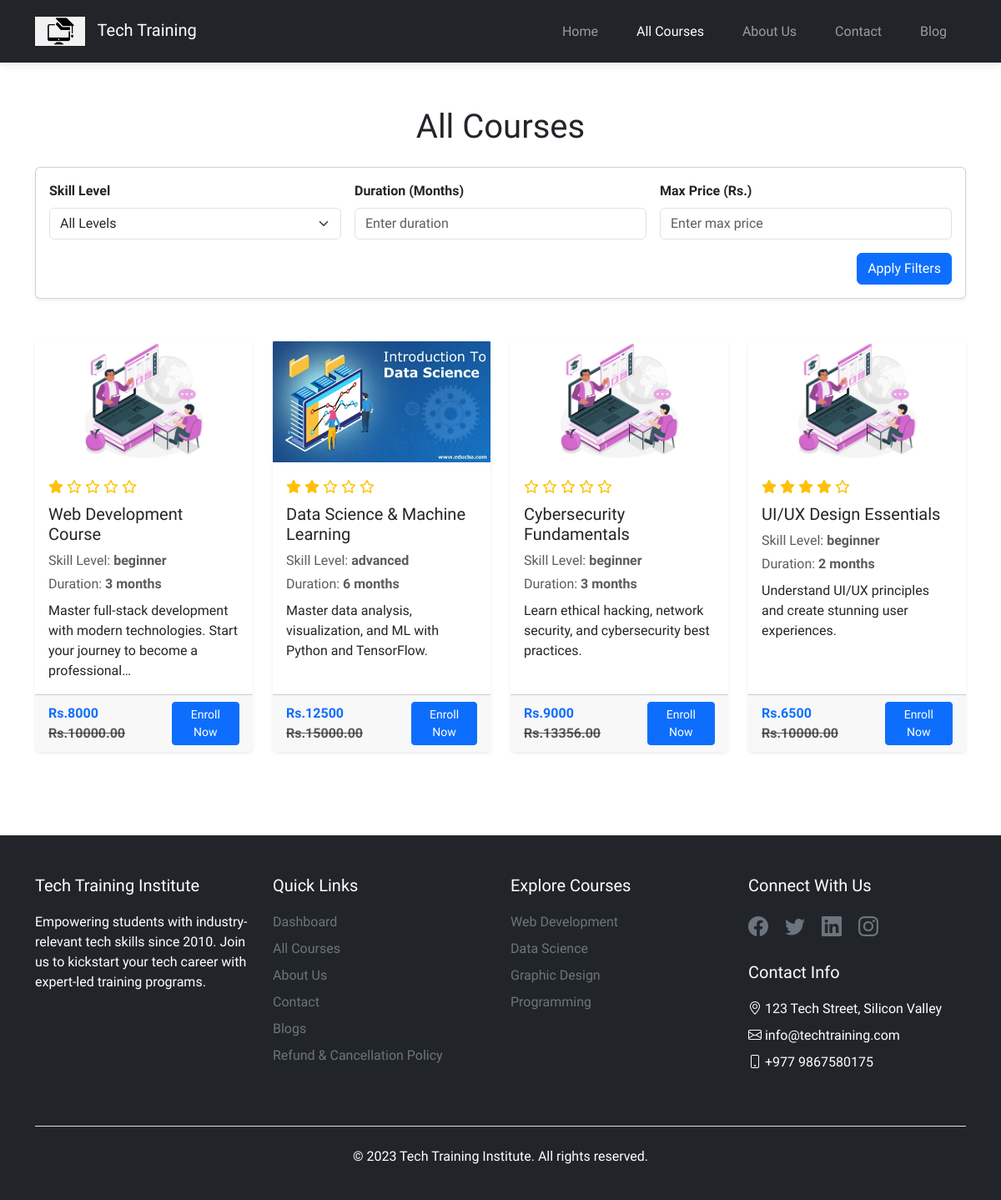
Screenshot of /courses with the database file from the repository.
### main_page_app/models.py (models this page shows, shortened)
class Courses(models.Model):
    CATEGORY_CHOICES = [
        ("programming", "Programming"),
        ("web development", "Web Development"),
        ("data science & analytics", "Data Science & Analytics"),
        ("graphic designing", "Graphic Designing"),
    ]
    SKILL_LEVEL = [
        ("beginner", "Beginner"),
        ("intermediate", "Intermediate"),
        ("advanced", "Advanced"),
    ]
    title = models.CharField(max_length=200)
    category = models.CharField(max_length=100, choices=CATEGORY_CHOICES)
    skill_level = models.CharField(max_length=100, choices=SKILL_LEVEL)
    description = models.TextField()
    image = models.ImageField(upload_to="images/courses/", blank=True, null=True)
    price = models.DecimalField(max_digits=10, decimal_places=2)
    discount = models.PositiveIntegerField(default=0)
    duration = models.CharField(
        max_length=50, help_text="in months"
    )  # duration like 3 months
    enrollment_deadline = models.DateField()
    prerequisites = models.TextField(
        blank=True, null=True
    )  # (e.g., "Basic understanding of programming").
    special_offers = models.ManyToManyField(SpecialOffers, blank=True)
    course_rating = models.DecimalField(max_digits=3, decimal_places=2, default=0.0)
    is_new = models.BooleanField(default=True)
    is_active = models.BooleanField(default=True)
    created_at = models.DateTimeField(auto_now_add=True)
    updated_at = models.DateTimeField(auto_now=True)

### main_page_app/views.py (the view)
# urls.py: path("courses", courses, name="courses"),
def courses(request):
    courses = Courses.objects.all()
    context = {"courses": courses}
    return render(request, "mainpage_html/courses.html", context)

### main_page_app/templates/mainpage_html/courses.html (shortened to what this page needs)
{% extends 'base.html' %}
{% block content %}
{% load static %}
<div class="text-center mt-5">
  <h1>All Courses</h1>
</div>
<div class="container my-4">
  <div class="card shadow-sm p-3">
    <form method="GET" class="row g-3 align-items-center">
      <div class="col-md-4">
        <label for="skill_level" class="form-label fw-bold">Skill Level</label>
        <select class="form-select" name="skill_level" id="skill_level">
          <option value="">All Levels</option>
        </select>
      </div>
      <div class="col-md-4">
        <label for="duration" class="form-label fw-bold">Duration (Months)</label>
        <input type="number" class="form-control" name="duration" id="duration" placeholder="Enter duration">
      </div>
      <div class="col-md-4">
        <label for="price" class="form-label fw-bold">Max Price (Rs.)</label>
        <input type="number" class="form-control" name="price" id="price" placeholder="Enter max price">
      </div>
      <div class="col-12 text-end">
        <button type="submit" class="btn btn-primary">Apply Filters</button>
      </div>
    </form>
  </div>
</div>
<div class="container my-5">
  <div class="row row-cols-1 row-cols-md-2 row-cols-lg-4 g-4" data-aos="fade-down" data-aos-duration="1000">
    {% for course in courses %}
    <div class="col">
      <div class="card h-100 shadow-sm border-0 hover-scale">
        <img src="{% if course.image %}{{ course.image.url }}{% else %}{% static 'images/default.png' %}{% endif %}"
             class="card-img-top img-fluid"
             alt="Course Image"
             style="height: 150px; object-fit: contain;">
        <div class="card-body">
          <div class="mb-2">
            <div class="d-flex align-items-center">
              <span class="text-warning">
                {% for _ in "12345" %}
                  {% if forloop.counter <= course.course_rating %}
                    <i class="fas fa-star"></i>
                  {% else %}
                    <i class="far fa-star"></i>
                  {% endif %}
                {% endfor %}
              </span>
            </div>
          </div>
          <h5 class="card-title">{{ course.title }}</h5>
          <p class="text-muted mb-1">Skill Level: <span class="fw-bold">{{ course.skill_level }}</span></p>
          <p class="text-muted mb-2">Duration: <span class="fw-bold">{{ course.duration }} months</span></p>
          <p class="card-text">{{ course.description|truncatechars:100 }}</p>
        </div>
        <div class="card-footer d-flex justify-content-between align-items-center">
          <span class="text-primary fw-bold">
            Rs.{{ course.discount }}
            <del class="text-muted">Rs.{{ course.price }}</del>
          </span>
          <button class="btn btn-primary btn-sm">Enroll Now</button>
        </div>
      </div>
    </div>
    {% endfor %}
  </div>
</div>
{% endblock %}

### main_page_app/templates/base.html (shortened to what this page needs)
{% load static %}
<!DOCTYPE html>
<html lang="en">
  <head>
    <link
      href="https://cdn.jsdelivr.net/npm/bootstrap@5.3.0/dist/css/bootstrap.min.css"
      rel="stylesheet"
    />
    <link
      rel="stylesheet"
      href="https://cdn.jsdelivr.net/npm/bootstrap-icons@1.7.2/font/bootstrap-icons.css"
    />
    <link href="https://cdnjs.cloudflare.com/ajax/libs/font-awesome/6.0.0-beta3/css/all.min.css" rel="stylesheet">
    <link rel="stylesheet" href="{% static 'css/styles.css' %}" />
    <link rel="stylesheet" href="{% static 'css/aos.css' %}" />
  </head>
  <body>
    <nav class="navbar navbar-expand-lg navbar-dark bg-dark fixed-top">
      <div class="container">
        <a class="navbar-brand" href="{% url 'home' %}">
          <img
            src="{% static 'images/logo.png' %}"
            alt="Logo"
            width="60"
            class="d-inline-block align-text-left"
          />
          Tech Training
        </a>
        <div class="collapse navbar-collapse" id="navbarNav">
          <ul class="navbar-nav ms-auto">
            <li class="nav-item">
              <a class="nav-link {% if request.path == '/' %}active{% endif %}" aria-current="page" href="{% url 'home' %}"
                >Home</a
              >
            </li>
            <li class="nav-item">
              <a class="nav-link {% if request.path == '/courses' %}active{% endif %}" href="{% url 'courses' %}">All Courses</a>
            </li>
            <li class="nav-item">
              <a class="nav-link {% if request.path == '/about_us' %}active{% endif %}" href="{% url 'aboutus' %}">About Us</a>
            </li>
            <li class="nav-item">
              <a class="nav-link {% if request.path == '/contact' %}active{% endif %}" href="{% url 'contact' %}">Contact</a>
            </li>
            <li class="nav-item">
              <a class="nav-link {% if request.path == '/blogs' %}active{% endif %}" href="{% url 'blog_list' %}">Blog</a>
            </li>
          </ul>
        </div>
      </div>
    </nav>
    {% block content %}{% endblock %}
    <footer class="bg-dark text-white pt-5 pb-4">
      <div class="container">
        <div class="row">
          <div class="col-md-3 mb-4">
            <h5>Tech Training Institute</h5>
            <p class="text-white mt-3">
              Empowering students with industry-relevant tech skills since 2010.
              Join us to kickstart your tech career with expert-led training
              programs.
            </p>
          </div>
          <div class="col-md-3 mb-4">
            <h5>Quick Links</h5>
            <ul class="list-unstyled mt-3">
              {% if user.is_authenticated %}
              <li>
                <a href="{% url 'dashboard' %}" class="text-decoration-none text-secondary"
                  >Dashboard</a
                >
              </li>
              {% else %}
              <li>
                <a href="{% url 'login' %}" class="text-decoration-none text-secondary"
                  >Dashboard</a
                >
              </li>
              {% endif %}
              <li class="mt-2">
                <a href="{% url 'courses' %}" class="text-decoration-none text-secondary"
                  >All Courses</a
                >
              </li>
              <li class="mt-2">
                <a href="{% url 'aboutus' %}" class="text-decoration-none text-secondary"
                  >About Us</a
                >
              </li>
              <li class="mt-2">
                <a href="{% url 'contact' %}" class="text-decoration-none text-secondary"
                  >Contact</a
                >
              </li>
              <li class="mt-2">
                <a href="{% url 'blog_list' %}" class="text-decoration-none text-secondary"
                  >Blogs</a
                >
              </li>
              <li class="mt-2">
                <a href="{% url 'policy' %}" class="text-decoration-none text-secondary"
                  >Refund & Cancellation Policy</a
                >
              </li>
            </ul>
          </div>
          <div class="col-md-3 mb-4">
            <h5>Explore Courses</h5>
            <ul class="list-unstyled mt-3">
              <li>
                <a href="#" class="text-decoration-none text-secondary"
                  >Web Development</a
                >
              </li>
              <li class="mt-2">
                <a href="#" class="text-decoration-none text-secondary"
                  >Data Science</a
                >
              </li>
              <li class="mt-2">
                <a href="#" class="text-decoration-none text-secondary"
                  >Graphic Design</a
                >
              </li>
              <li class="mt-2">
                <a href="#" class="text-decoration-none text-secondary"
                  >Programming</a
                >
              </li>
            </ul>
          </div>
          <div class="col-md-3 mb-4">
            <h5>Connect With Us</h5>
            <div class="mt-3 social-links">
              <a href="https://www.facebook.com/" target="_blank" class="text-secondary me-3"
                ><i class="bi bi-facebook fs-4"></i
              ></a>
              <a href="#" class="text-secondary me-3"
                ><i class="bi bi-twitter fs-4"></i
              ></a>
              <a href="#" class="text-secondary me-3"
                ><i class="bi bi-linkedin fs-4"></i
              ></a>
              <a href="#" class="text-secondary"
                ><i class="bi bi-instagram fs-4"></i
              ></a>
            </div>
            <h5 class="mt-4">Contact Info</h5>
            <ul class="list-unstyled mt-3">
              <li class="text-white">
                <i class="bi bi-geo-alt"></i> 123 Tech Street, Silicon Valley
              </li>
              <li class="text-white mt-2">
                <i class="bi bi-envelope"></i> info@techtraining.com
              </li>
              <li class="text-white mt-2">
                <i class="bi bi-phone"></i> +977 9867580175
              </li>
            </ul>
          </div>
        </div>
        <div class="border-top pt-4 mt-4 text-center">
          <p class="text-white">
            &copy; 2023 Tech Training Institute. All rights reserved.
          </p>
        </div>
      </div>
    </footer>
  </body>
</html>

### main_page_app/static/css/styles.css (style rules this page uses)
body { padding-top: 80px; font-family: var(--font-base), sans-serif; }
.navbar { padding: 15px 0; box-shadow: 0 2px 10px rgba(0, 0, 0, 0.1); }
.navbar-brand img { margin-right: 10px; }
.nav-link { margin: 0 15px; font-weight: 500; transition: all 0.3s ease; }
footer { margin-top: 100px; }
footer h5 { color: #fff; margin-bottom: 20px; }
:root { --font-base: "Bai Jamjuree"; }
.card { transition: transform 0.3s ease, box-shadow 0.3s ease; }

### rows the page displays
Courses: course_rating 1 (drawn), title "Web Development Course", skill_level "beginner", duration "3", description "Master full-stack development with modern technologies. Start your journey to become a professional…", discount "8000", price "10000.00"
Courses: image (picture), course_rating 2 (drawn), title "Data Science & Machine Learning", skill_level "advanced", duration "6", description "Master data analysis, visualization, and ML with Python and TensorFlow.", discount "12500", price "15000.00"
Courses: course_rating 0 (drawn), title "Cybersecurity Fundamentals", skill_level "beginner", duration "3", description "Learn ethical hacking, network security, and cybersecurity best practices.", discount "9000", price "13356.00"
Courses: course_rating 4 (drawn), title "UI/UX Design Essentials", skill_level "beginner", duration "2", description "Understand UI/UX principles and create stunning user experiences.", discount "6500", price "10000.00"
